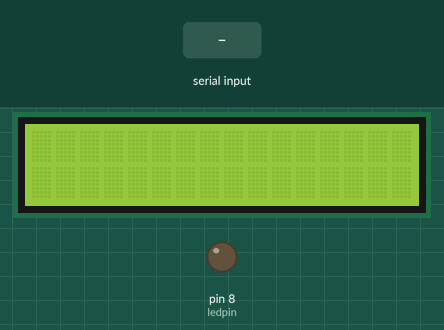
This sketch was run on a simulated Arduino Uno, built with avr-gcc and run on an emulated ATmega328P. On the bench: 16×2 character LCD, output pins drawn as LEDs (lit = HIGH). The test bench sets the inputs (shaded band). What the sketch prints to the serial monitor is not drawn.

Above: at 1.2 s.
1.3 s: "1\n" received over Serial
At 2.0 s:
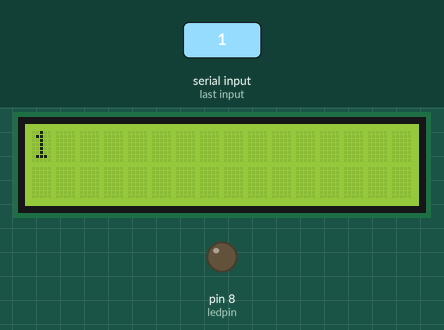
2.8 s: "0\n" received over Serial
At 3.1 s:
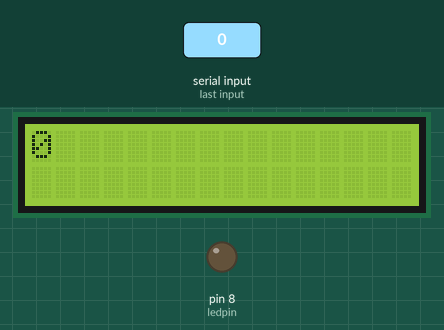
4.3 s: "2\n" received over Serial
At 5.4 s:
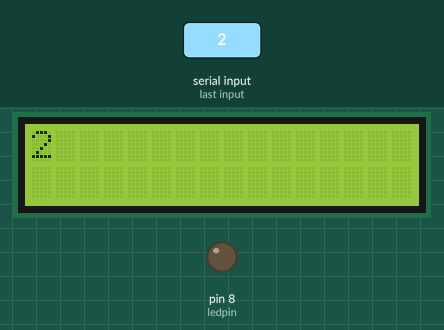
Timing chart, 0 to 7.3 s (numbered marks = the images above; inputs shaded):
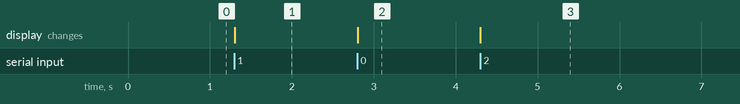

Measured:
- after the input at 1.3 s, the display: changes at once (image 1)
- after the input at 2.8 s, the display: changes at once (image 2)
- after the input at 4.3 s, the display: changes at once (image 3)

The sketch:

CLIF-Arduino.ino
```cpp
#include <SoftwareSerial.h>
#include <Wire.h>
#include <LiquidCrystal_I2C.h>

LiquidCrystal_I2C lcd(0x27,16,2); // set the LCD address to 0x20 for a 16 chars and 2 line display
SoftwareSerial HC06(3, 2); //HC06-TX Pin 3, HC06-RX to Arduino Pin 2

//int LED = 12; //Use whatever pins you want
//int LDR = A0; //Sensor Pin to Analog A0

String input;
char val;
int ledpin = 8;

void setup() {
  pinMode(ledpin, OUTPUT);
  //initialize lcd screen
  lcd.init();
  // turn on the backlight
  lcd.backlight();
 // HC06.begin(9600); //Baudrate 9600 , Choose your own baudrate
  Serial.begin(9600);
 // pinMode(LED, OUTPUT);
  //pinMode(LDR, INPUT);
}


void loop() {
  lcd.setCursor(0,0);
 // lcd.clear();

  while(Serial.available()>0){
    input = Serial.readStringUntil('\n');
    lcd.print(input);
    Serial.print(input);
    //digitalWrite(8, HIGH);


  }


}
```
